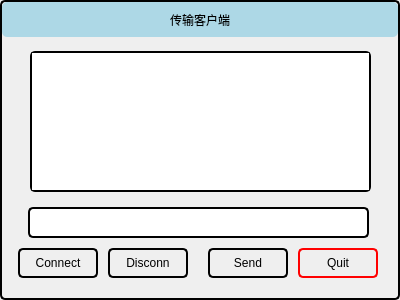
<?xml version="1.0" encoding="UTF-8"?>
<ui version="4.0">
 <class>TransferClient</class>
 <widget class="QDialog" name="TransferClient">
  <property name="geometry">
   <rect>
    <x>0</x>
    <y>0</y>
    <width>400</width>
    <height>300</height>
   </rect>
  </property>
  <property name="windowTitle">
   <string>TransferClient</string>
  </property>
  <property name="styleSheet">
   <string notr="true">font: 11pt &quot;微软雅黑&quot;;
border: 2px solid black;
border-radius: 5px;</string>
  </property>
  <widget class="QLineEdit" name="lineEdit_input">
   <property name="geometry">
    <rect>
     <x>28</x>
     <y>207</y>
     <width>341</width>
     <height>31</height>
    </rect>
   </property>
  </widget>
  <widget class="QPushButton" name="pushButton_Quit">
   <property name="geometry">
    <rect>
     <x>298</x>
     <y>248</y>
     <width>80</width>
     <height>30</height>
    </rect>
   </property>
   <property name="styleSheet">
    <string notr="true">border-color: rgb(255, 0, 0);</string>
   </property>
   <property name="text">
    <string>Quit</string>
   </property>
  </widget>
  <widget class="QPushButton" name="pushButton_connect">
   <property name="geometry">
    <rect>
     <x>18</x>
     <y>248</y>
     <width>80</width>
     <height>30</height>
    </rect>
   </property>
   <property name="text">
    <string>Connect</string>
   </property>
  </widget>
  <widget class="QPushButton" name="pushButton_send">
   <property name="geometry">
    <rect>
     <x>208</x>
     <y>248</y>
     <width>80</width>
     <height>30</height>
    </rect>
   </property>
   <property name="text">
    <string>Send</string>
   </property>
  </widget>
  <widget class="QPushButton" name="pushButton_disconnect">
   <property name="geometry">
    <rect>
     <x>108</x>
     <y>248</y>
     <width>80</width>
     <height>30</height>
    </rect>
   </property>
   <property name="text">
    <string>Disconn</string>
   </property>
  </widget>
  <widget class="QLabel" name="label">
   <property name="geometry">
    <rect>
     <x>2</x>
     <y>2</y>
     <width>396</width>
     <height>35</height>
    </rect>
   </property>
   <property name="styleSheet">
    <string notr="true">font: bold 12pt &quot;微软雅黑&quot;;
border:none;
background-color: lightblue;</string>
   </property>
   <property name="text">
    <string>传输客户端</string>
   </property>
   <property name="alignment">
    <set>Qt::AlignCenter</set>
   </property>
  </widget>
  <widget class="QListWidget" name="listWidget">
   <property name="geometry">
    <rect>
     <x>30</x>
     <y>51</y>
     <width>341</width>
     <height>141</height>
    </rect>
   </property>
  </widget>
 </widget>
 <layoutdefault spacing="6" margin="11"/>
 <resources/>
 <connections/>
</ui>
